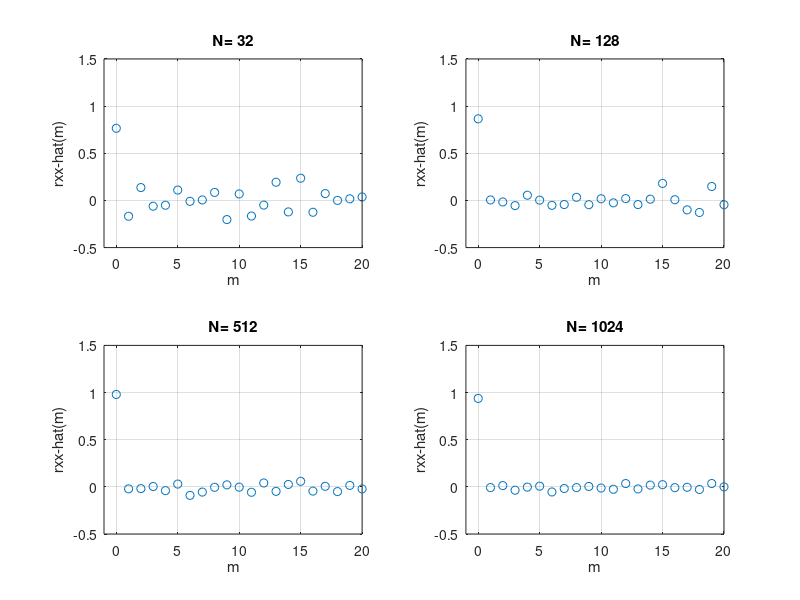

Reproduce this figure in MATLAB. (Note: this script raises an error after producing the figure.)
% EE252, Adaptive DSP
% student: An Vo
% 2) Estimation of the Autocorrelation Function
% ------------------------------------------------------
clear, close all
N=1024; % N = size of all available data
x=randn(size([1:N]')); % X is WGN with zero-mean and unit varianvce
%X is WSS random process
M=21; % estimate rxx(m), 0 <= m <= M-1= 20(maximum correlation lag)

loop=0;
for N=[32 128 512 1024] % N= Number of data points per block
    loop=loop+1;
    for m=0:M-1
        rxx(m+1)=x(m+1:N)'*x(1:N-m); % Matlab indices start from 1
    end
    rxx=rxx/N; % the biased estimator
    subplot(2,2,loop), plot([0:M-1],rxx,'o'),grid
    axis([-1 M-1 -0.5 1.5]);
    xlabel('m'), ylabel('rxx-hat(m)'),
    title(sprintf('N= %d', N))
end
%title for the group of subplots
sgtitle('Estimated autocorrelation in different block sizes') 